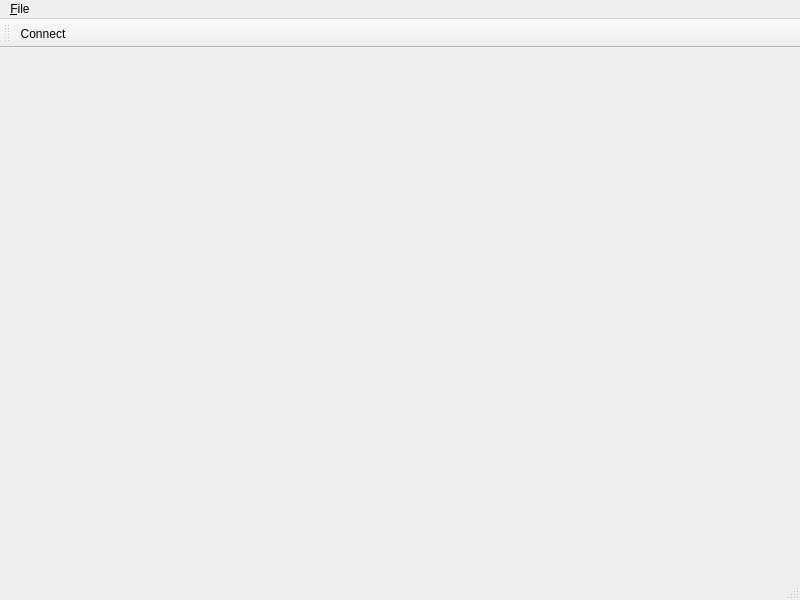
<?xml version="1.0" encoding="UTF-8"?>
<ui version="4.0">
 <class>QuantServerMainWindow</class>
 <widget class="QMainWindow" name="QuantServerMainWindow">
  <property name="geometry">
   <rect>
    <x>0</x>
    <y>0</y>
    <width>800</width>
    <height>600</height>
   </rect>
  </property>
  <property name="windowTitle">
   <string>MainWindow</string>
  </property>
  <widget class="QWidget" name="centralwidget"/>
  <widget class="QMenuBar" name="menubar">
   <property name="geometry">
    <rect>
     <x>0</x>
     <y>0</y>
     <width>800</width>
     <height>27</height>
    </rect>
   </property>
   <widget class="QMenu" name="menu_File">
    <property name="title">
     <string>&amp;File</string>
    </property>
    <addaction name="separator"/>
    <addaction name="action_Quit"/>
   </widget>
   <addaction name="menu_File"/>
  </widget>
  <widget class="QStatusBar" name="statusbar"/>
  <widget class="QToolBar" name="toolBar">
   <property name="windowTitle">
    <string>toolBar</string>
   </property>
   <attribute name="toolBarArea">
    <enum>TopToolBarArea</enum>
   </attribute>
   <attribute name="toolBarBreak">
    <bool>false</bool>
   </attribute>
   <addaction name="actionConnect"/>
  </widget>
  <action name="actionConnect">
   <property name="text">
    <string>Connect</string>
   </property>
   <property name="toolTip">
    <string>Connect to data source</string>
   </property>
  </action>
  <action name="action_Quit">
   <property name="text">
    <string>&amp;Quit</string>
   </property>
  </action>
 </widget>
 <resources/>
 <connections/>
</ui>
